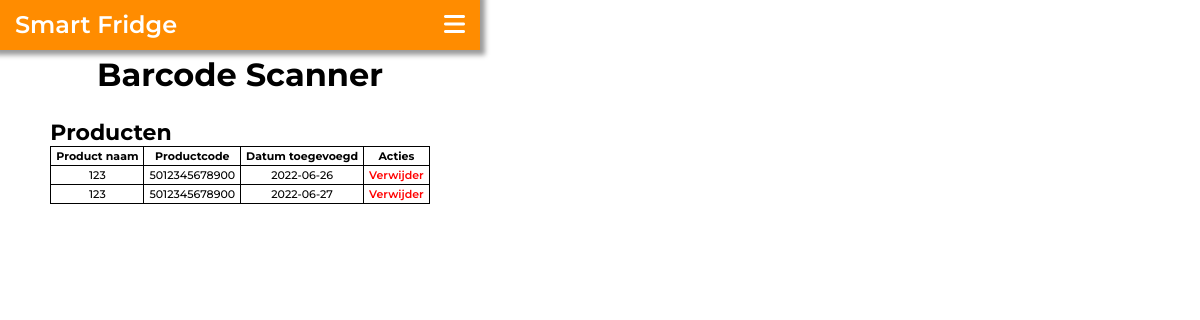
The app's page /scanner, older data.
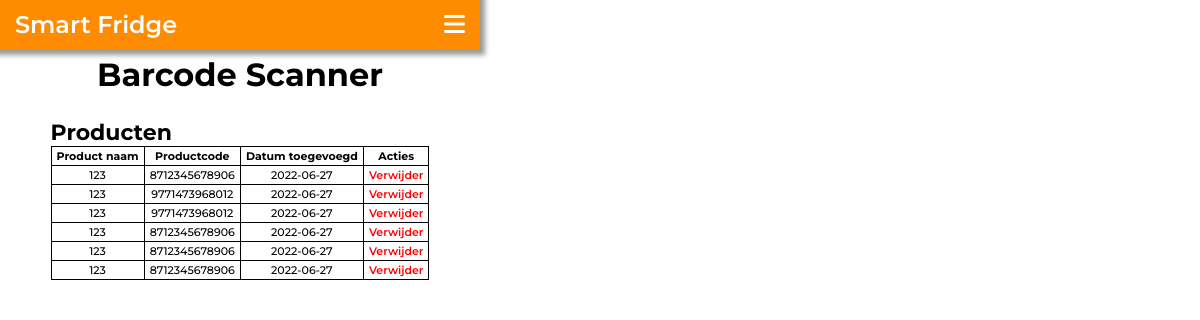
The same page, newer data.
### app.py (models this page shows, shortened)
class Product(db.Model):
    id = db.Column(db.Integer, primary_key=True)
    productcode = db.Column(db.String(200), nullable=False)
    product_name = db.Column(db.String(200), nullable=False)
    template_number = db.Column(db.String(200), nullable=False)
    date_created = db.Column(db.DateTime, nullable=False)

### app.py (the view)
@app.route('/scanner', methods=['POST', 'GET'])
def scanner():
    if request.method == 'POST':
        productcode = request.form['productcode']
        product_name = request.form['product_name']
        template_number = randomInt(0)
        date_created = datetime.now(pytz.timezone("Europe/Amsterdam"))
        if template_number != "0":
            new_product = Product(productcode=productcode, product_name=product_name, template_number=template_number, date_created=date_created)
        else:
            return "Error"
        try:
            db.session.add(new_product)
            db.session.commit()
            return jsonify({
                'id' : new_product.id,
                'productcode' : new_product.productcode,
                'product_name' : new_product.product_name,
                'date_created' : new_product.date_created.strftime("%Y") + "-" + new_product.date_created.strftime("%m") + "-" + new_product.date_created.strftime("%d")
            })
        except:
            return "Er is iets fout gegaan"
    else:
        products = Product.query.order_by(Product.date_created).all()
        return render_template('scanner.html', products=products)

### templates/scanner.html (shortened to what this page needs)
{% extends 'base.html' %}
{% block head %}
<link rel="stylesheet" href="{{ url_for('static', filename='css/scanner.css') }}">
{% endblock %}
{% block title %}Barcode Scanner{% endblock %}
{% block body %}
<main>
    <div class="content-wrapper">
        <div class="productlist">
            <h1>Producten</h1>
            <table class="productlist__table" id="productlist__table">
                <thead>
                    <tr>
                        <th>Product naam</th>
                        <th>Productcode</th>
                        <th>Datum toegevoegd</th>
                        <th>Acties</th>
                    </tr>
                </thead>
                <tbody id="productlist__table__body">
                {% for product in products %}
                    <tr id="{{ product.id }}">
                        <td>{{ product.product_name }}</td>
                        <td>{{ product.productcode }}</td>
                        <td>{{ product.date_created.date() }}</td>
                        <td>
                            <button class="productlist__btn" onclick="deleteProduct('{{ product.id }}')">Verwijder</button>
                        </td>
                    </tr>
                {% endfor %}
                </tbody>
            </table>
        </div>
    </div>
</main>
{% endblock %}

### templates/base.html (shortened to what this page needs)
<!DOCTYPE html>
<html lang="en">
<head>
    <link rel="stylesheet" href="https://cdnjs.cloudflare.com/ajax/libs/font-awesome/6.1.1/css/all.min.css">
    <link rel="stylesheet" href="{{ url_for('static', filename='css/main.css') }}">
    {% block head %}{% endblock %}
</head>
<body>
    <div class="mobile-container">
        <header>
            <div class="nav">
                <a href="/" class="nav__logo">Smart Fridge</a>
                <a href="javascript:void(0);" class="nav__btn" onclick="openNav()">
                    <i class="fa-solid fa-bars"></i>
                </a>
            </div>
            <h1 class="title">{% block title %}{% endblock %}</h1>
        </header>
        {% block body %}{% endblock %}
    </div>
</body>
</html>

### static/css/main.css (style rules this page uses)
*, *::before, *::after { margin: 0; padding: 0; box-sizing: border-box; }
.mobile-container { max-width: 480px; }
main { font-family: 'Montserrat', sans-serif; margin-top: 5px; }
.nav { overflow: hidden; position: relative; background-color: darkorange; box-shadow: 0 0 5px 5px rgba(0,0,0,.4); }
.nav__logo { font-family: 'Montserrat', sans-serif; color: white; font-size: 24px; font-weight: 600; text-decoration: none; margin-left: 15px; line-height: 50px; }
.nav__btn { display: block; position: absolute; right: 0; top: 0; margin-right: 15px; color: white; line-height: 50px; font-size: 24px; }
.title { font-family: 'Montserrat', sans-serif; margin-top: 5px; text-align: center; }

### static/css/scanner.css (style rules this page uses)
.content-wrapper { display: flex; flex-direction: column; align-items: center; }
table, th, td { border: 1px solid; border-collapse: collapse; padding: 2px 5px; }
.productlist { margin-top: 20px; max-width: 100%; font-size: 11px; }
.productlist__table th { font-weight: 700; }
.productlist__table tr { font-weight: 500; text-align: center; }
.productlist__btn { color: red; background-color: transparent; border: none; font-size: 11px; font-family: 'Montserrat', sans-serif; font-weight: 600; }

Row changes from the older to the newer data that the page shows:
removed Product: product_name "123", productcode "5012345678900", date_created "2022-06-26"
removed Product: product_name "123", productcode "5012345678900", date_created "2022-06-27"
added Product: product_name "123", productcode "8712345678906", date_created "2022-06-27"
added Product: product_name "123", productcode "9771473968012", date_created "2022-06-27"
added Product: product_name "123", productcode "9771473968012", date_created "2022-06-27"
added Product: product_name "123", productcode "8712345678906", date_created "2022-06-27"
added Product: product_name "123", productcode "8712345678906", date_created "2022-06-27"
added Product: product_name "123", productcode "8712345678906", date_created "2022-06-27"
